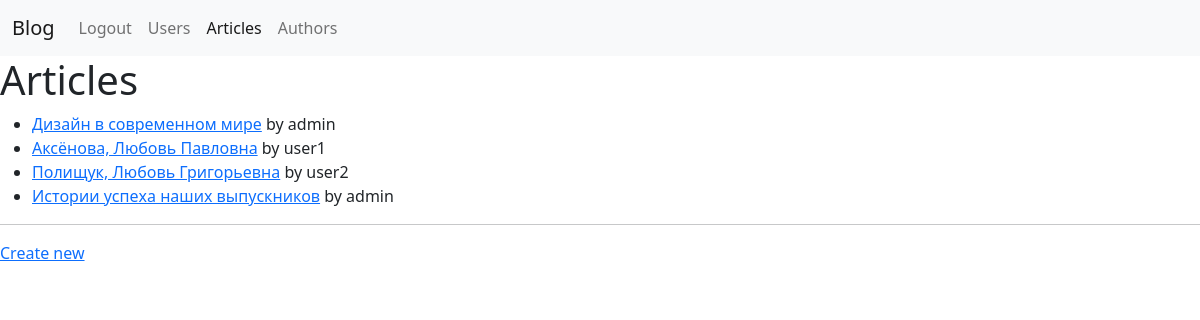
Page /articles/ (signed in) on the committed database.
### blog/models/article.py (models this page shows, shortened)
class Article(db.Model):
    id = Column(Integer, primary_key=True)
    author_id = Column(Integer, ForeignKey('author.id'), nullable=False)
    author = relationship('Author', back_populates='articles')
    title = Column(String(200), nullable=False, default="", server_default="")
    body = Column(Text, nullable=False, default="", server_default="")
    dt_created = Column(DateTime, default=datetime.utcnow, server_default=func.now())
    dt_updated = Column(DateTime, default=datetime.utcnow, onupdate=datetime.utcnow)
    tags = relationship('Tag', secondary=article_tag_association_table, back_populates='articles')

### blog/models/user.py (models this page shows, shortened)
class User(db.Model, UserMixin):
    id = Column(Integer, primary_key=True)
    first_name = Column(String(120), unique=False, nullable=False, default="", server_default="")
    last_name = Column(String(120), unique=False, nullable=False, default="", server_default="")
    username = Column(String(80), unique=True, nullable=False)
    email = Column(String(255), unique=True, nullable=False, default="", server_default="")
    is_staff = Column(Boolean, nullable=False, default=False)
    _password = Column(LargeBinary, nullable=True)
    author = relationship("Author", uselist=False, back_populates='user')
    @property
    def password(self):
        return self._password

### blog/views/articles.py (the view)
@articles_app.route("/articles/", endpoint='list')
def article_list():
    articles=Article.query.all()
    for article in articles:
        print('article.author', article.author)
    return render_template("articles/list.html", articles=articles)

### blog/models/author.py (called while the page is built)
    def __str__(self):
        return self.user.username

### blog/views/auth.py (called while the page is built)
@login_manager.user_loader
def load_user(user_id):
    return User.query.filter_by(id=user_id).one_or_none()

### blog/templates/articles/list.html (shortened to what this page needs)
{% extends 'base.html' %}
{% block body %}
<h1>Articles</h1>
<div>
  <ul>
    {% for article in articles %}
    <li>
      <a href="{{ url_for('articles_app.details', article_id=article.id) }}">{{ article.title }}</a> by {{ article.author }}</li>
    {% endfor %}
  </ul>
  <hr>
<a href="{{ url_for('articles_app.create') }}">Create new</a>
</div>
{% endblock %}

### rows in the picture
Article: title "Дизайн в современном мире", author "admin"
Article: title "Аксёнова, Любовь Павловна", author "user1"
Article: title "Полищук, Любовь Григорьевна", author "user2"
Article: title "Истории успеха наших выпускников", author "admin"

### other values in the picture
{{ label }} "Users" "Articles" "Authors"
